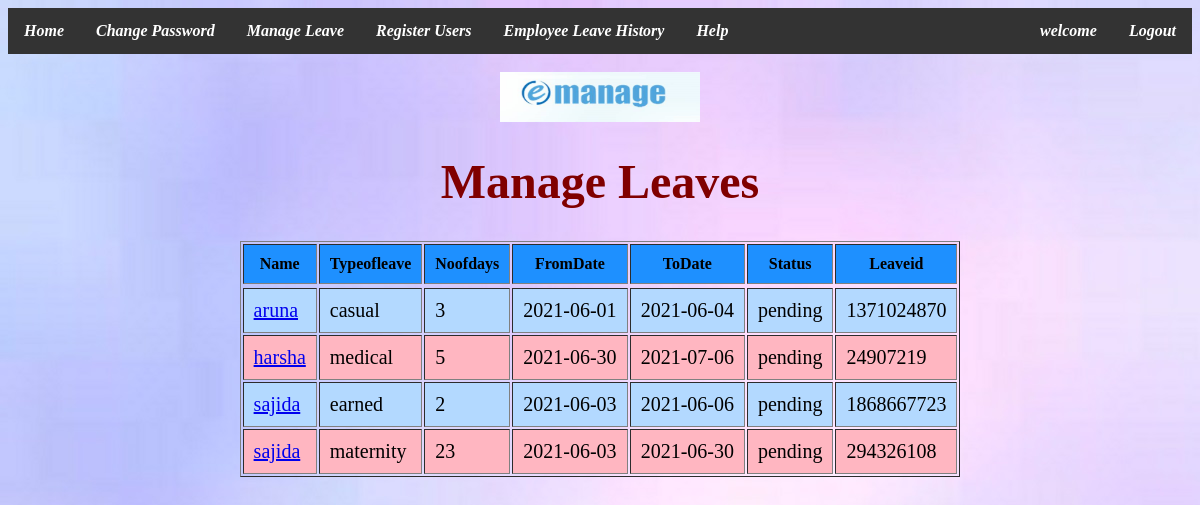
Screenshot of /manage1.php with the database file from the repository.
### tables this page shows
CREATE TABLE `leavetable1` (
  `Name` varchar(20) NOT NULL,
  `Typeofleave` varchar(20) NOT NULL,
  `Noofdays` int(11) NOT NULL,
  `Fromdate` date NOT NULL,
  `Todate` date NOT NULL,
  `Status` varchar(15) NOT NULL,
  `Cancellation` varchar(10) NOT NULL,
  `Leaveid` int(11) NOT NULL
);

### manage1.php (the view, shortened to what this page needs)
<html>
<head>
	<link href="sty.css" rel="stylesheet" type="text/css" />
</head>
<body  style="background-image:url(im6.jpg)";>
<i>
<b>
<ul>
 <li><a href="new.html">Home</a></li>
  <li><a href="changepass1.php">Change Password</a></li>
  <li><a href="manage1.php">Manage Leave</a></li>
  <li><a href="regusers.php">Register Users</a></li>
  <li><a href="leavehistory3.php">Employee Leave History</a></li>
  <li><a href="help3.php">Help</a></li>
  <li style="float:right"><a href="new.html">Logout</a></li>
  <li style="float:right"><a href="new.html"><?php session_start(); echo "welcome  ".$_SESSION['name']."";?></a></li>
</ul>
</b>
</i>
	<center>
	<br><img src="mm1.png" height="50" width="200" class="im"><font color="#800000" size="5vm"><h1>Manage Leaves</h1>
<?php
$con = mysqli_connect('localhost','root','') or die(mysqli_error());
 mysqli_select_db($con,'anu') or die(mysqli_error());
 $query="select * from leavetable1";
 $result=mysqli_query($con,$query) or die("query failed".mysqli_error());
 echo "<table border='1' cellpadding='10'>";
 echo "<tr>";
 echo "<th>Name</th><th>Typeofleave</th><th>Noofdays</th><th>FromDate</th><th>ToDate</th><th>Status</th><th>Leaveid</th>";
 echo "<tr>";
 while($res=mysqli_fetch_array($result,MYSQLI_ASSOC))
 {
	$st=$res['Status'];
	if($st=='pending')
	{
		$n=$res['Name'];
		echo "<tr>";
	echo "<td>";
	echo "<a href='approval1.php?del=$n'>".$n."</a>";
	echo "</td><td>".$res['Typeofleave']."</td><td>".$res['Noofdays']."</td><td>".$res['Fromdate']."</td><td>".$res['Todate']."</td><td>".$st."</td><td>".$res['Leaveid']."</td>";
	echo "</tr>";
	}
 }
?>
</body>
</html>

### manage1.php (style rules this page uses)
ul { list-style-type: none; margin: 0; padding: 0; overflow: hidden; background-color: #333; }
li { float: left; }
li a { display: block; color: white; text-align: center; padding: 14px 16px; text-decoration: none; }
tbody td { font-size:20px; }
tbody th { background-color:#1e90ff; }
tbody tr:nth-child(odd) td { background-color:#b3d9ff; }
tbody tr:nth-child(even) td { background-color:#ffb6c1; }

### rows the page displays
leavetable1: Name "aruna", Typeofleave "casual", Noofdays "3", Fromdate "2021-06-01", Todate "2021-06-04", Status "pending", Leaveid "1371024870"
leavetable1: Name "harsha", Typeofleave "medical", Noofdays "5", Fromdate "2021-06-30", Todate "2021-07-06", Status "pending", Leaveid "24907219"
leavetable1: Name "sajida", Typeofleave "earned", Noofdays "2", Fromdate "2021-06-03", Todate "2021-06-06", Status "pending", Leaveid "1868667723"
leavetable1: Name "sajida", Typeofleave "maternity", Noofdays "23", Fromdate "2021-06-03", Todate "2021-06-30", Status "pending", Leaveid "294326108"
